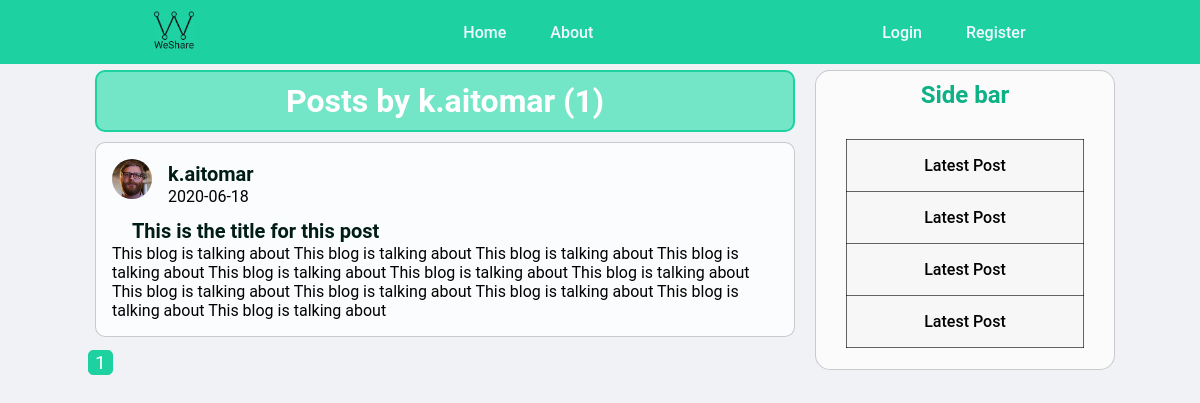
/user/k.aitomar, run on an earlier commit of the app's database.
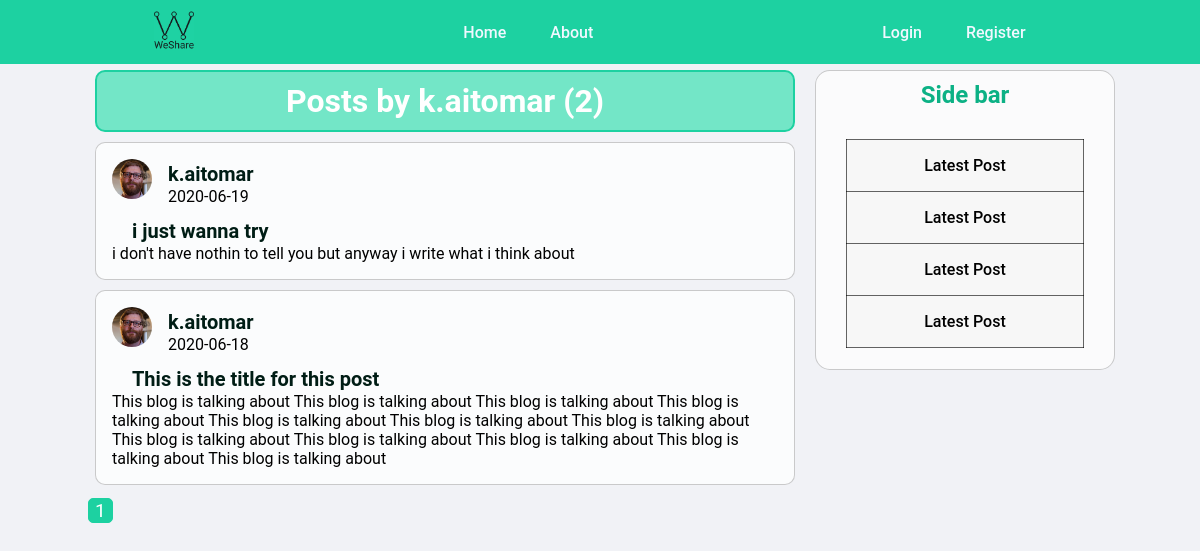
And on a later commit of the database.
### blogapp/models.py (models this page shows, shortened)
class User(db.Model, UserMixin):
    id = db.Column(db.Integer, primary_key=True)
    username = db.Column(db.String(20), unique=True, nullable=False)
    email = db.Column(db.String(120), unique=True, nullable=False)
    image_file = db.Column(db.String(20), nullable=False, default='default.jpg')
    password = db.Column(db.String(60), nullable=False)
    posts = db.relationship('Post', backref='author', lazy=True)

class Post(db.Model):
    id = db.Column(db.Integer, primary_key=True)
    title = db.Column(db.String(100), nullable=False)
    date_posted = db.Column(db.DateTime, nullable=False, default=datetime.utcnow)
    content = db.Column(db.Text, nullable=False)
    user_id = db.Column(db.Integer, db.ForeignKey('user.id'), nullable=False)

### blogapp/routes.py (the view)
@app.route('/user/<string:username>')
def user_posts(username):
    page = request.args.get('page', 1, type=int)
    user = User.query.filter_by(username=username).first_or_404()
    posts = Post.query.filter_by(author=user).order_by(Post.date_posted.desc()).paginate(page=page, per_page=7)
    return  render_template('user_posts.html' , posts = posts, user=user)

### blogapp/templates/user_posts.html
{% extends 'layout.html' %}
{%block content%}
<h1 class="user-post-title">Posts by {{ user.username }} ({{ posts.total }})</h1>
    {% for post in posts.items %}
        <article class="blog-post-info">
            <img src="{{ url_for('static' , filename='profil_pics/'+ post.author.image_file) }}" alt="">
            <div class="blog-post-authour">
                <h1><a href="{{ url_for('user_posts', username=post.author.username) }}">{{ post.author.username }}</a></h1>
            </div>
            <div class="blog-post-date">
                <p>{{ post.date_posted.strftime('%Y-%m-%d') }}</p>
            </div>
            <div class="post-infos">
                <div>
                    <h2> <a href="{{ url_for('post' , post_id=post.id) }}" class="single-post-title"> {{ post.title }}</a></h2>
                </div>
                <div class="blog-post-content">
                    <p>{{ post.content }}</p>
                </div>
            </div>
        </article>
    {% endfor %}
    {% for page_num in posts.iter_pages(left_edge=1, right_edge=1, left_current=1, right_current=2) %}
        {% if page_num %}
            {% if posts.page == page_num %}
                <a class="page-num-active" href="{{ url_for('user_posts', username=user.username, page=page_num) }}">{{ page_num }}</a>
            {% else %}
                <a class="page-num" href="{{ url_for('user_posts', username=user.username, page=page_num) }}">{{ page_num }}</a>
            {% endif %}
        {% else %}
        ...
        {% endif %}
    {% endfor %}
{%endblock content%}

### blogapp/templates/layout.html (shortened to what this page needs)
<!DOCTYPE html>
<html lang="en">
<head>
    <link rel="stylesheet" type="text/css" href="{{ url_for('static', filename='style.css') }}">
</head>
<body>
    <header>
        <a href="{{url_for('home')}}"><img class="logo" src="../static/images/logo.jpg" alt="weshare logo" title="We Share"></a>
        <nav class="nav_links">
            <ul>
                <li><a href="{{url_for('home')}}">Home</a></li>
                <li><a href="{{url_for('about')}}">About</a></li>
            </ul>
        </nav>
        <nav class="nav_links">
            {% if current_user.is_authenticated %}
            <ul>
                <li><a href="{{url_for('new_post')}}">New Post</a></li>
                <li><a href="{{url_for('account')}}">account</a></li>
                <li><a href="{{url_for('logout')}}">Logout</a></li>
            </ul>
            {% else %}
                <ul>
                    <li><a href="{{url_for('login')}}">Login</a></li>
                    <li><a href="{{url_for('register')}}">Register</a></li>
                </ul>
            {% endif %}
        </nav>
    </header>
    <main>
        {% block content %}{% endblock %}
    </main>
    <div class="side-bar">
        <h1>Side bar</h1>
        <table class="side-bar-table">
            <tr>
              <td><a href="#">Latest Post</a></td>
            </tr>
            <tr>
              <td><a href="#">Latest Post</a></td>
            </tr>
            <tr>
                <td><a href="#">Latest Post</a></td>
            </tr>
            <tr>
                <td><a href="#">Latest Post</a></td>
            </tr>
        </table>
    </div>
</body>
</html>

### blogapp/static/style.css (style rules this page uses)
* { font-family: 'Roboto' , sans-serif; box-sizing: border-box; margin : 0; padding: 0; }
body { background-color: #f1f2f6; font-size: medium; }
body { background-color: #f1f2f6; display: flex; justify-content: center; }
main { margin-top: 60px; }
nav a { font-weight: 500; font-size: 16px; color: aliceblue; text-decoration: none; }
header { width: 100%; display: flex; justify-content: space-around; align-items: center; padding:10px 30px ; background-color: #1dd1a1; position: fixed; z-index: 1000; }
.nav_links { list-style: none; }
.nav_links li { display: inline-block; padding: 0px 20px; }
.nav_links li a { transition: all 0.3s ease 0s; }
.logo { width: 40px; height: 40px; }
.blog-post-info { background-color: rgba(255, 255, 255, 0.719); margin: 10px; padding: 1rem; width: 700px; border: 1px solid rgba(0, 0, 0, 0.2) ; border-radius: 10px; }
.blog-post-info img { width: 40px; height: 40px; float: left; margin: 0 1rem 0 0; border-radius: 50%; display: block; }
.blog-post-info a { text-decoration: none; font-size: 20px; color: #001d15 }
.page-num-active { text-decoration: none; font-size: 1.2em; display: inline-block; text-align: center; color: white; background-color: #1dd1a1; width: 25px; height: 25px; border: 1px solid #1dd1a1; border-radius: 5px; margin: 3px; }
.user-post-title { display: block; width: 700px; margin: 10px; padding: 10px; text-align: center; color: #ffffff; background-color: rgb(115, 230, 199); border: 2px solid #1dd1a1; border-radius: 10px; }
.side-bar { margin-top: 70px; margin-left: 10px; width: 300px; height: 300px; background-color: rgba(255, 255, 255, 0.7); border: 1px solid rgba(0, 0, 0, 0.2); border-radius: 5%; display: flex; flex-direction: column; align-items: center; position: sticky; top: 70px; }
.side-bar h1 { font-size: 1.5em; margin: 10px 10px 30px 10px; color: #0cb185; }
.side-bar-table { border-collapse: collapse; text-align: center; background-color: rgba(207, 207, 207, 0.1); width: 80%; height: 70%; }
.side-bar-table a { text-decoration: none; color: black; font-weight: 500; }
.side-bar-table tr { border: 1px solid rgba(0, 0, 0, 0.6); padding: 10px; border-radius: 50px }
.single-post-title { margin:0px 0px 10px 20px; }
.post-infos { margin-top: 10px; }

What changed in the data, as far as the page shows it:
added Post: image_file (picture), author.username "k.aitomar", date_posted "2020-06-19", title "i just wanna try", content "i don't have nothin to tell you but anyway i write what i think about"
Also different on the page:
{{ posts.total }}: "1" → "2"
